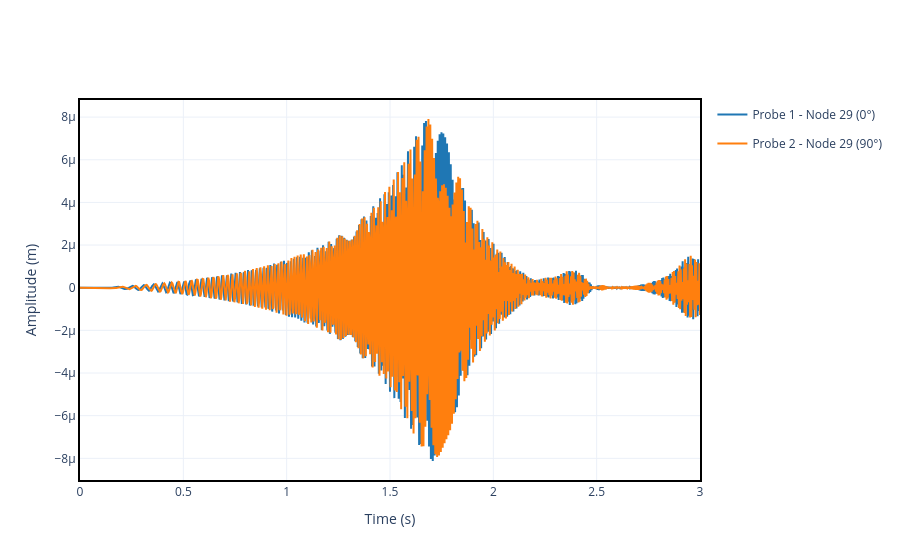

Notebook code for this chart:
### Markdown cell above
#### 1.3.1.1 Considering speed variation

To illustrate this, let’s now consider an unbalance force applied at node 29, with a run-up to 600 rad/s over 3 seconds.

### Code cell
time_samples = 1001
t = np.linspace(0, 3, time_samples)
speed = np.linspace(0, 600.0, time_samples)

node = 29
mag_unb = 0.003
phase_unb = 0

F = np.zeros((time_samples, rotor3.ndof))

# component on direction x
F[:, node * rotor3.number_dof + 0] = (
    mag_unb * (speed**2) * np.cos(speed * t + phase_unb)
)
# component on direction y
F[:, node * rotor3.number_dof + 1] = (
    mag_unb * (speed**2) * np.sin(speed * t + phase_unb)
)

response3_n1 = rotor3.run_time_response(speed, F, t, method="newmark")

response3_n1.plot_1d(probe=[Probe(node, 0), Probe(node, Q_(90, "deg"))])

### Figure 1 — Plotly figure (JSON) as saved in the notebook; plotly's stock layout.template omitted (floating-point values rounded to 4 significant figures; data arrays with more than 128 entries replaced by an {"elided": "..."} marker saying what was removed)
{"data": [{"hovertemplate": "Time (s): %{x:.2f}<br>Amplitude (m): %{y:.2e}", "legendgroup": "Probe 1 - Node 29 (0°)", "mode": "lines", "name": "Probe 1 - Node 29 (0°)", "showlegend": true, "type": "scatter", "x": {"elided": "1001 float values"}, "y": {"elided": "1001 float values"}}, {"hovertemplate": "Time (s): %{x:.2f}<br>Amplitude (m): %{y:.2e}", "legendgroup": "Probe 2 - Node 29 (90°)", "mode": "lines", "name": "Probe 2 - Node 29 (90°)", "showlegend": true, "type": "scatter", "x": {"elided": "1001 float values"}, "y": {"elided": "1001 float values"}}], "layout": {"xaxis": {"title": {"text": "Time (s)"}}, "yaxis": {"title": {"text": "Amplitude (m)"}}}}
